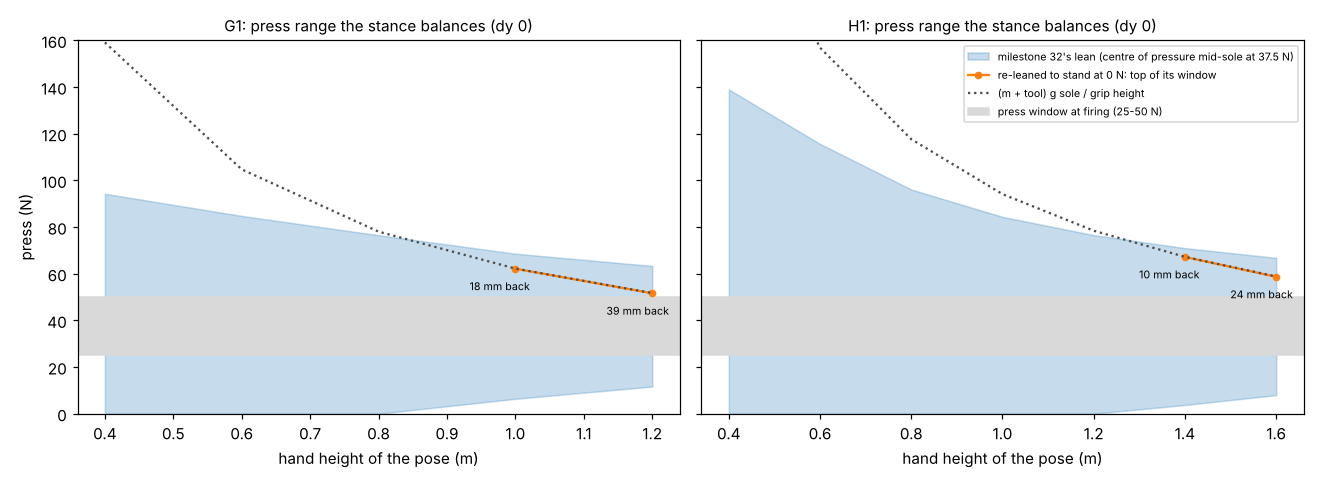

Generate this figure with Python:
"""Figure for milestone 41: python experiments/m41_stance0/figure.py (reads results.json)."""
import json
import os

import matplotlib
matplotlib.use("Agg")
import matplotlib.pyplot as plt  # noqa: E402

HERE = os.path.dirname(os.path.abspath(__file__))
R = json.load(open(os.path.join(HERE, "results.json")))

fig, axes = plt.subplots(1, 2, figsize=(12, 4.4), sharey=True)
for ax, n in zip(axes, ("g1", "h1")):
    rows = [x for x in R["A"] if x["robot"] == n and x["dy"] == 0.0]
    zs = [x["z"] for x in rows]
    ax.fill_between(zs, [x["w0"][0] for x in rows], [x["w0"][1] for x in rows], color="C0", alpha=0.25,
                    label="milestone 32's lean (centre of pressure mid-sole at 37.5 N)")
    re = [x for x in rows if x["relean"] and x["w1"]]
    if re:
        ax.plot([x["z"] for x in re], [x["w1"][1] for x in re], "o-", color="C1", ms=4,
                label="re-leaned to stand at 0 N: top of its window")
        for x in re:
            ax.annotate(f"{1e3 * (x['dx0'] - x['dx1']):.0f} mm back", (x["z"], x["w1"][1]),
                        textcoords="offset points", xytext=(-30, -14), fontsize=7)
    ax.plot(zs, [x["width_analytic"] for x in rows], ":", color="0.3", label="(m + tool) g sole / grip height")
    ax.axhspan(25, 50, color="0.85", label="press window at firing (25-50 N)")
    ax.set_title(f"{n.upper()}: press range the stance balances (dy 0)", fontsize=10)
    ax.set_xlabel("hand height of the pose (m)")
    ax.set_ylim(0, 160)
axes[0].set_ylabel("press (N)")
axes[1].legend(fontsize=7, loc="upper right")
fig.tight_layout()
fig.savefig(os.path.join(HERE, "figure.png"), dpi=110)
print("wrote figure.png")
